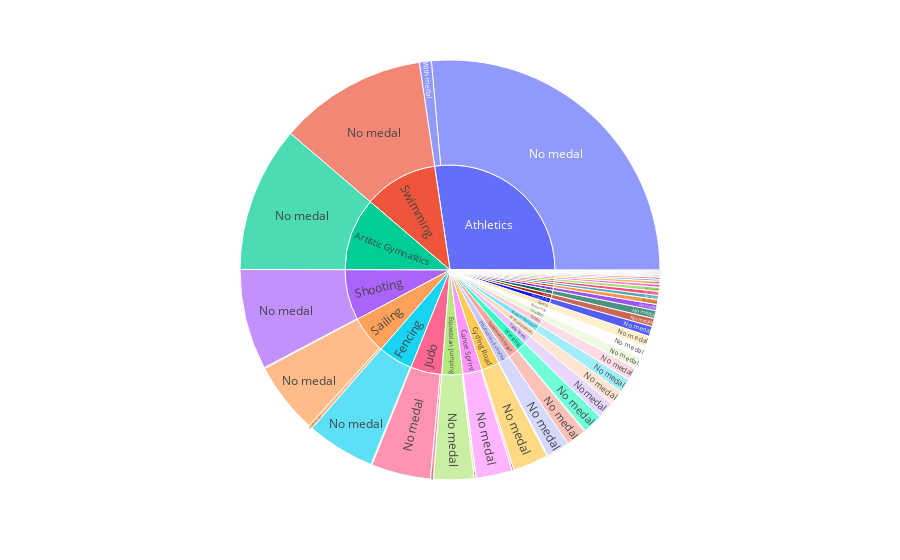

The notebook cell saved with this chart:
### Code cell
fig = px.sunburst(new_gr, path=['sport', 'with_medal'], values='count')
fig.show()

### Figure 1 — Plotly figure (JSON) as saved in the notebook; plotly's stock layout.template omitted (floating-point values rounded to 4 significant figures)
{"data": [{"branchvalues": "total", "domain": {"x": [0, 1], "y": [0, 1]}, "hovertemplate": "labels=%{label}<br>count=%{value}<br>parent=%{parent}<br>id=%{id}<extra></extra>", "ids": ["Archery/No medal", "Art Competitions/No medal", "Artistic Gymnastics/No medal", "Athletics/No medal", "Badminton/No medal", "Beach Volleyball/No medal", "Boxing/No medal", "Canoe Slalom/No medal", "Canoe Sprint/No medal", "Cycling Mountain Bike/No medal", "Cycling Road/No medal", "Cycling Track/No medal", "Diving/No medal", "Equestrian Dressage/No medal", "Equestrian Eventing/No medal", "Equestrian Jumping/No medal", "Fencing/No medal", "Football/No medal", "Golf/No medal", "Handball/No medal", "Judo/No medal", "Marathon Swimming/No medal", "Modern Pentathlon/No medal", "Rhythmic Gymnastics/No medal", "Roller Hockey/No medal", "Rowing/No medal", "Sailing/No medal", "Shooting/No medal", "Skateboarding/No medal", "Surfing/No medal", "Swimming/No medal", "Table Tennis/No medal", "Taekwondo/No medal", "Tennis/No medal", "Trampolining/No medal", "Triathlon/No medal", "Water Polo/No medal", "Weightlifting/No medal", "Wrestling/No medal", "Athletics/With medal", "Canoe Sprint/With medal", "Cycling Road/With medal", "Equestrian Dressage/With medal", "Equestrian Jumping/With medal", "Fencing/With medal", "Judo/With medal", "Sailing/With medal", "Shooting/With medal", "Triathlon/With medal", "Archery", "Art Competitions", "Artistic Gymnastics", "Athletics", "Badminton", "Beach Volleyball", "Boxing", "Canoe Slalom", "Canoe Sprint", "Cycling Mountain Bike", "Cycling Road", "Cycling Track", "Diving", "Equestrian Dressage", "Equestrian Eventing", "Equestrian Jumping", "Fencing", "Football", "Golf", "Handball", "Judo", "Marathon Swimming", "Modern Pentathlon", "Rhythmic Gymnastics", "Roller Hockey", "Rowing", "Sailing", "Shooting", "Skateboarding", "Surfing", "Swimming", "Table Tennis", "Taekwondo", "Tennis", "Trampolining", "Triathlon", "Water Polo", "Weightlifting", "Wrestling"], "labels": ["No medal", "No medal", "No medal", "No medal", "No medal", "No medal", "No medal", "No medal", "No medal", "No medal", "No medal", "No medal", "No medal", "No medal", "No medal", "No medal", "No medal", "No medal", "No medal", "No medal", "No medal", "No medal", "No medal", "No medal", "No medal", "No medal", "No medal", "No medal", "No medal", "No medal", "No medal", "No medal", "No medal", "No medal", "No medal", "No medal", "No medal", "No medal", "No medal", "With medal", "With medal", "With medal", "With medal", "With medal", "With medal", "With medal", "With medal", "With medal", "With medal", "Archery", "Art Competitions", "Artistic Gymnastics", "Athletics", "Badminton", "Beach Volleyball", "Boxing", "Canoe Slalom", "Canoe Sprint", "Cycling Mountain Bike", "Cycling Road", "Cycling Track", "Diving", "Equestrian Dressage", "Equestrian Eventing", "Equestrian Jumping", "Fencing", "Football", "Golf", "Handball", "Judo", "Marathon Swimming", "Modern Pentathlon", "Rhythmic Gymnastics", "Roller Hockey", "Rowing", "Sailing", "Shooting", "Skateboarding", "Surfing", "Swimming", "Table Tennis", "Taekwondo", "Tennis", "Trampolining", "Triathlon", "Water Polo", "Weightlifting", "Wrestling"], "name": "", "parents": ["Archery", "Art Competitions", "Artistic Gymnastics", "Athletics", "Badminton", "Beach Volleyball", "Boxing", "Canoe Slalom", "Canoe Sprint", "Cycling Mountain Bike", "Cycling Road", "Cycling Track", "Diving", "Equestrian Dressage", "Equestrian Eventing", "Equestrian Jumping", "Fencing", "Football", "Golf", "Handball", "Judo", "Marathon Swimming", "Modern Pentathlon", "Rhythmic Gymnastics", "Roller Hockey", "Rowing", "Sailing", "Shooting", "Skateboarding", "Surfing", "Swimming", "Table Tennis", "Taekwondo", "Tennis", "Trampolining", "Triathlon", "Water Polo", "Weightlifting", "Wrestling", "Athletics", "Canoe Sprint", "Cycling Road", "Equestrian Dressage", "Equestrian Jumping", "Fencing", "Judo", "Sailing", "Shooting", "Triathlon", "", "", "", "", "", "", "", "", "", "", "", "", "", "", "", "", "", "", "", "", "", "", "", "", "", "", "", "", "", "", "", "", "", "", "", "", "", "", ""], "type": "sunburst", "values": [8, 15, 145, 341, 11, 4, 1, 5, 36, 4, 35, 1, 1, 20, 23, 40, 68, 4, 2, 1, 59, 6, 14, 3, 1, 11, 71, 100, 1, 2, 147, 17, 3, 13, 8, 11, 1, 10, 20, 12, 2, 1, 1, 2, 1, 3, 4, 1, 1, 8, 15, 145, 353, 11, 4, 1, 5, 38, 4, 36, 1, 1, 21, 23, 42, 69, 4, 2, 1, 62, 6, 14, 3, 1, 11, 75, 101, 1, 2, 147, 17, 3, 13, 8, 12, 1, 10, 20]}], "layout": {"legend": {"tracegroupgap": 0}, "margin": {"t": 60}}}
